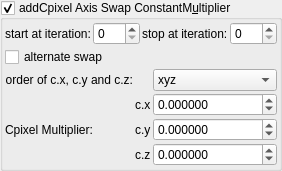
    <widget class="MyGroupBox" name="groupCheck_transf_addCpixel_enabled_false">
     <property name="toolTip">
      <string>&lt;html&gt;&lt;head/&gt;&lt;body&gt;&lt;p&gt;Cpixel is CVector3 c = ( c.x, c.y, c.z). It is each original point (pixel) in 3D space where the iteration starts from, ( c = original z for each point .) It is commonly found in formula structures z = f(z) + c.&lt;/p&gt;&lt;p&gt;The Cpixel multiplier effectively scales this point &amp;quot;c&amp;quot;.&lt;/p&gt;&lt;p&gt;This transform allows the swapping of the order of the &amp;quot;CVector3 c&amp;quot; components before being multiplied by &amp;quot;CVector3 z&amp;quot; components.&lt;/p&gt;&lt;/body&gt;&lt;/html&gt;</string>
     </property>
     <property name="title">
      <string>addCpixel Axis Swap ConstantM&amp;ultiplier</string>
     </property>
     <property name="checkable">
      <bool>true</bool>
     </property>
     <layout class="QVBoxLayout" name="verticalLayout_50">
      <property name="spacing">
       <number>2</number>
      </property>
      <property name="leftMargin">
       <number>2</number>
      </property>
      <property name="topMargin">
       <number>2</number>
      </property>
      <property name="rightMargin">
       <number>2</number>
      </property>
      <property name="bottomMargin">
       <number>2</number>
      </property>
      <item>
       <layout class="QHBoxLayout" name="horizontalLayout_31" stretch="0,1,0,1">
        <item>
         <widget class="QLabel" name="label_125">
          <property name="text">
           <string>start at iteration:</string>
          </property>
         </widget>
        </item>
        <item>
         <widget class="MySpinBox" name="spinboxInt_transf_start_iterations_E">
          <property name="sizePolicy">
           <sizepolicy hsizetype="Minimum" vsizetype="Maximum">
            <horstretch>0</horstretch>
            <verstretch>0</verstretch>
           </sizepolicy>
          </property>
          <property name="minimum">
           <number>0</number>
          </property>
          <property name="maximum">
           <number>999</number>
          </property>
          <property name="value">
           <number>0</number>
          </property>
         </widget>
        </item>
        <item>
         <widget class="QLabel" name="label_84">
          <property name="text">
           <string>stop at iteration:</string>
          </property>
         </widget>
        </item>
        <item>
         <widget class="MySpinBox" name="spinboxInt_transf_stop_iterations_E">
          <property name="sizePolicy">
           <sizepolicy hsizetype="Preferred" vsizetype="Maximum">
            <horstretch>0</horstretch>
            <verstretch>0</verstretch>
           </sizepolicy>
          </property>
          <property name="maximum">
           <number>999</number>
          </property>
         </widget>
        </item>
       </layout>
      </item>
      <item>
       <layout class="QGridLayout" name="gridLayout_49" columnstretch="0,0,1">
        <property name="spacing">
         <number>2</number>
        </property>
        <item row="2" column="2">
         <widget class="MyDoubleSpinBox" name="spinbox3_transf_constant_multiplier_111_x">
          <property name="sizePolicy">
           <sizepolicy hsizetype="Minimum" vsizetype="Maximum">
            <horstretch>0</horstretch>
            <verstretch>0</verstretch>
           </sizepolicy>
          </property>
          <property name="prefix">
           <string/>
          </property>
          <property name="suffix">
           <string/>
          </property>
          <property name="decimals">
           <number>6</number>
          </property>
          <property name="minimum">
           <double>-99.989999999999995</double>
          </property>
          <property name="maximum">
           <double>99.989999999999995</double>
          </property>
          <property name="singleStep">
           <double>0.100000000000000</double>
          </property>
         </widget>
        </item>
        <item row="3" column="2">
         <widget class="MyDoubleSpinBox" name="spinbox3_transf_constant_multiplier_111_y">
          <property name="sizePolicy">
           <sizepolicy hsizetype="Minimum" vsizetype="Maximum">
            <horstretch>0</horstretch>
            <verstretch>0</verstretch>
           </sizepolicy>
          </property>
          <property name="prefix">
           <string/>
          </property>
          <property name="suffix">
           <string/>
          </property>
          <property name="decimals">
           <number>6</number>
          </property>
          <property name="minimum">
           <double>-99.989999999999995</double>
          </property>
          <property name="maximum">
           <double>99.989999999999995</double>
          </property>
          <property name="singleStep">
           <double>0.100000000000000</double>
          </property>
         </widget>
        </item>
        <item row="3" column="1">
         <widget class="QLabel" name="label_114">
          <property name="text">
           <string notr="true">c.y</string>
          </property>
         </widget>
        </item>
        <item row="3" column="0">
         <widget class="QLabel" name="label_108">
          <property name="text">
           <string>Cpixel Multiplier:</string>
          </property>
         </widget>
        </item>
        <item row="2" column="1">
         <widget class="QLabel" name="label_116">
          <property name="text">
           <string notr="true">c.x</string>
          </property>
         </widget>
        </item>
        <item row="4" column="2">
         <widget class="MyDoubleSpinBox" name="spinbox3_transf_constant_multiplier_111_z">
          <property name="sizePolicy">
           <sizepolicy hsizetype="Minimum" vsizetype="Maximum">
            <horstretch>0</horstretch>
            <verstretch>0</verstretch>
           </sizepolicy>
          </property>
          <property name="prefix">
           <string/>
          </property>
          <property name="suffix">
           <string/>
          </property>
          <property name="decimals">
           <number>6</number>
          </property>
          <property name="minimum">
           <double>-99.989999999999995</double>
          </property>
          <property name="maximum">
           <double>99.989999999999995</double>
          </property>
          <property name="singleStep">
           <double>0.100000000000000</double>
          </property>
         </widget>
        </item>
        <item row="4" column="1">
         <widget class="QLabel" name="label_115">
          <property name="text">
           <string notr="true">c.z</string>
          </property>
         </widget>
        </item>
        <item row="1" column="2">
         <widget class="MyComboBox" name="comboBox_mandelbulbMulti_order_of_xyz">
          <item>
           <property name="text">
            <string notr="true">xyz</string>
           </property>
          </item>
          <item>
           <property name="text">
            <string notr="true">xzy</string>
           </property>
          </item>
          <item>
           <property name="text">
            <string notr="true">yxz</string>
           </property>
          </item>
          <item>
           <property name="text">
            <string notr="true">yzx</string>
           </property>
          </item>
          <item>
           <property name="text">
            <string notr="true">zxy</string>
           </property>
          </item>
          <item>
           <property name="text">
            <string notr="true">zyx</string>
           </property>
          </item>
         </widget>
        </item>
        <item row="0" column="0">
         <widget class="MyCheckBox" name="checkBox_transf_alternate_enabled_false">
          <property name="text">
           <string>alternate swap</string>
          </property>
         </widget>
        </item>
        <item row="1" column="0">
         <widget class="QLabel" name="label">
          <property name="text">
           <string>order of c.x, c.y and c.z:</string>
          </property>
          <property name="alignment">
           <set>Qt::AlignRight|Qt::AlignTrailing|Qt::AlignVCenter</set>
          </property>
         </widget>
        </item>
       </layout>
      </item>
     </layout>
    </widget>
